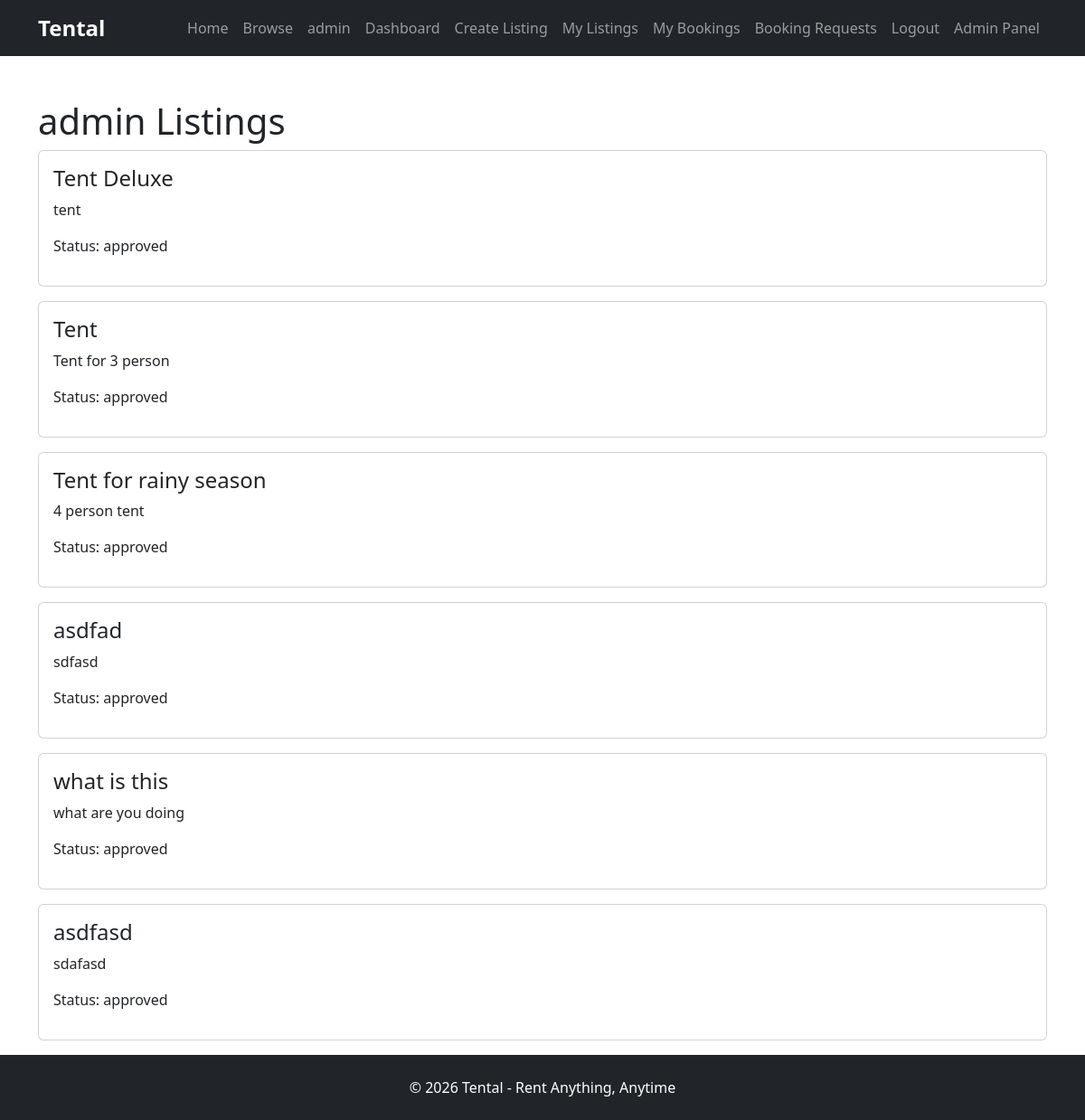
The app's page /admin/user/1 (signed in), older data.
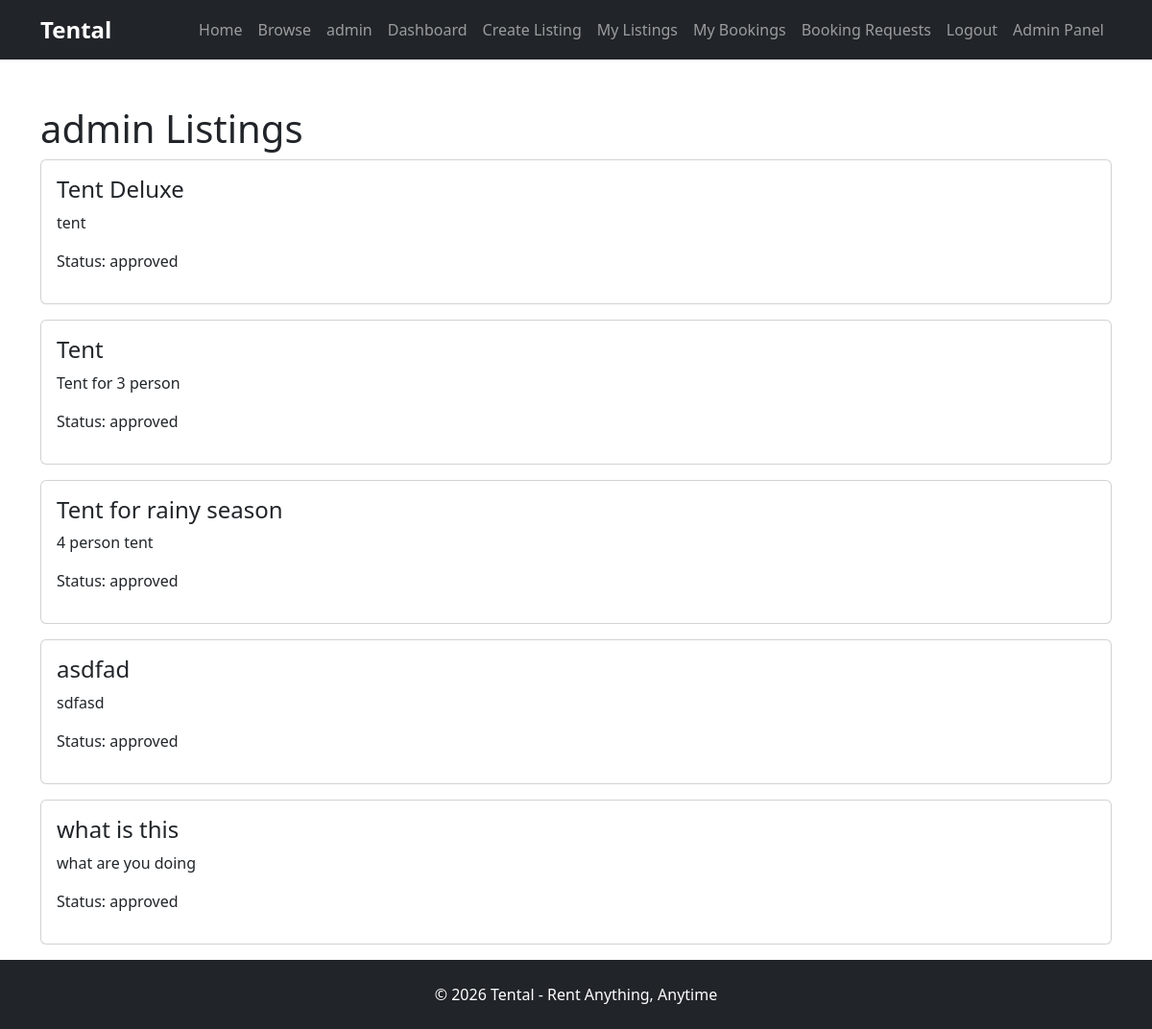
The same page, newer data.
### models/rental_item.py (models this page shows)
class RentalItem(db.Model):
    id = db.Column(db.Integer, primary_key=True)
    title = db.Column(db.String(100), nullable=False)
    description = db.Column(db.Text, nullable=False)
    price_per_day = db.Column(db.Float, nullable=False)
    category = db.Column(db.String(100), nullable=False)
    user_id = db.Column(
        db.Integer,
        db.ForeignKey("user.id"),
        nullable=False
    )
    status = db.Column(
        db.String(20),
        default="pending"
    )
    image = db.Column(
        db.String(255)
    )
    bookings = db.relationship(
        "Booking",
        backref="rental_item",
        lazy=True
    )
    quantity = db.Column(
        db.Integer,
        nullable=False,
        default=1
    )
    security_deposit = db.Column(
        db.Float,
        nullable=False,
        default=0
    )

### routes/main.py (the view)
@main.route("/admin/user/<int:id>")
@login_required
def user_listings(id):
    if not current_user.is_admin:
        return "Access Denied"
    user = User.query.get_or_404(id)
    return render_template(
        "user_listings.html",
        user=user
    )

### models/user.py (called while the page is built)
@login_manager.user_loader
def load_user(user_id):
    return User.query.get(int(user_id))

### templates/user_listings.html
{% extends "base.html" %} {% block content %}
<div class="container mt-5">
  <h1>{{ user.name }} Listings</h1>
  {% for rental in user.rentals %}
  <div class="card mb-3">
    <div class="card-body">
      <h4>{{ rental.title }}</h4>
      <p>{{ rental.description }}</p>
      <p>Status: {{ rental.status }}</p>
    </div>
  </div>
  {% endfor %}
</div>
{% endblock %}

Row changes from the older to the newer data that the page shows:
removed RentalItem: title "asdfasd", description "sdafasd", status "approved"
